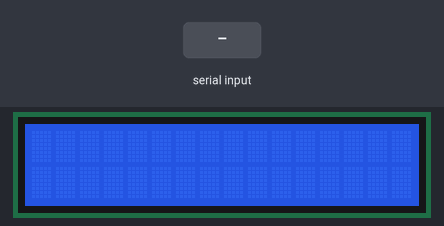
Bench run of a sketch on a simulated Arduino Uno, built with avr-gcc and run on an emulated ATmega328P. On the bench: 16×2 character LCD. Inputs (shaded band) come from the test bench. What the sketch prints to the serial monitor is not drawn.

Above: at 1.2 s.
1.3 s: "90,45\n" received over Serial
At 1.9 s:
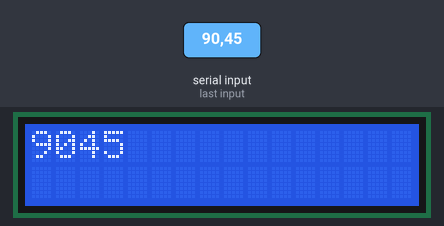
3.1 s: "30,150\n" received over Serial
At 3.8 s:
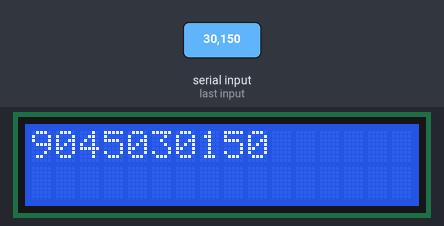
Timing chart, 0 to 6.1 s (numbered marks = the images above; inputs shaded):
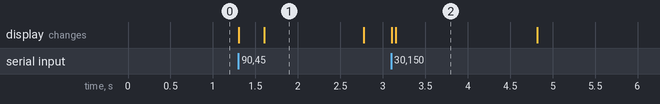

Measured:
- after the input at 1.3 s, the display: first changes at once (image 1 shows a later state)
- after the input at 3.1 s, the display: first changes at once (image 2 shows a later state)
- what the display in image 1 shows lasts 1.2 s, from 1.6 s to 2.8 s
- what the display in image 2 shows lasts 1.6 s, from 3.2 s to 4.8 s

The sketch:

ProyectoFinal_con_LCD.ino
```cpp
#include <Wire.h>
#include <LiquidCrystal_I2C.h> //Se incluyó para verificar que los datos de la lectura son correctos
LiquidCrystal_I2C lcd(0X27, 16, 2);

int lectura; //Variable para guardar el mensaje recibido por serial

void setup(){
   //Inicializamos el servo y el Serial:
lcd.begin ();
Serial.begin (9600);
lcd.backlight();

}

void loop(){
   if (Serial.available() > 0)
   {
     lectura = Serial.parseInt(); //Leemos el serial
     lcd.print(lectura);
     Serial.flush();
     for (int i=0; i<lectura;i++){
     Serial.println(i);
   }
}
}
```
